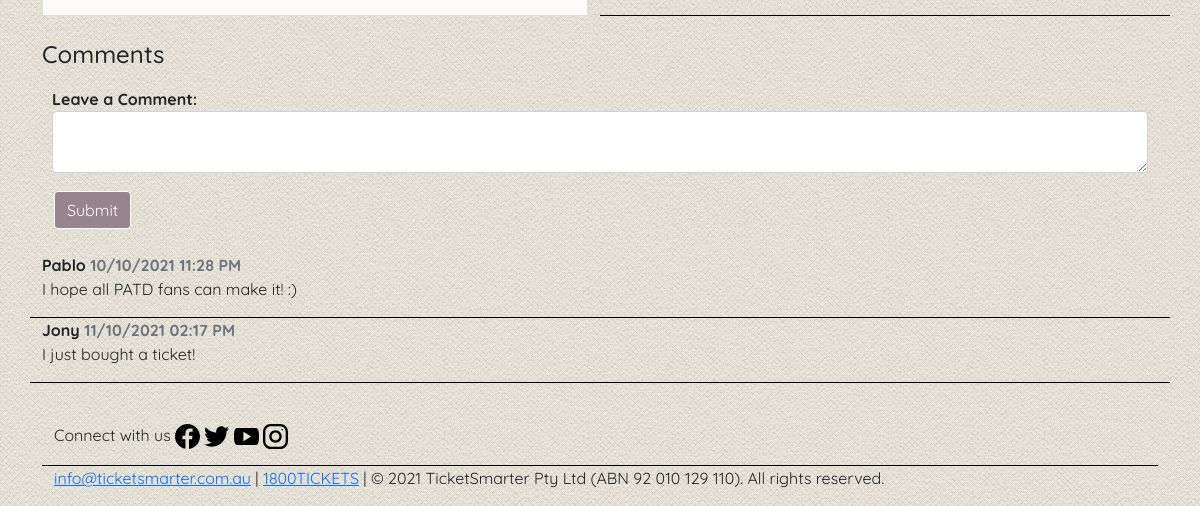
Before: /events/1 (lower part) with the older database file.
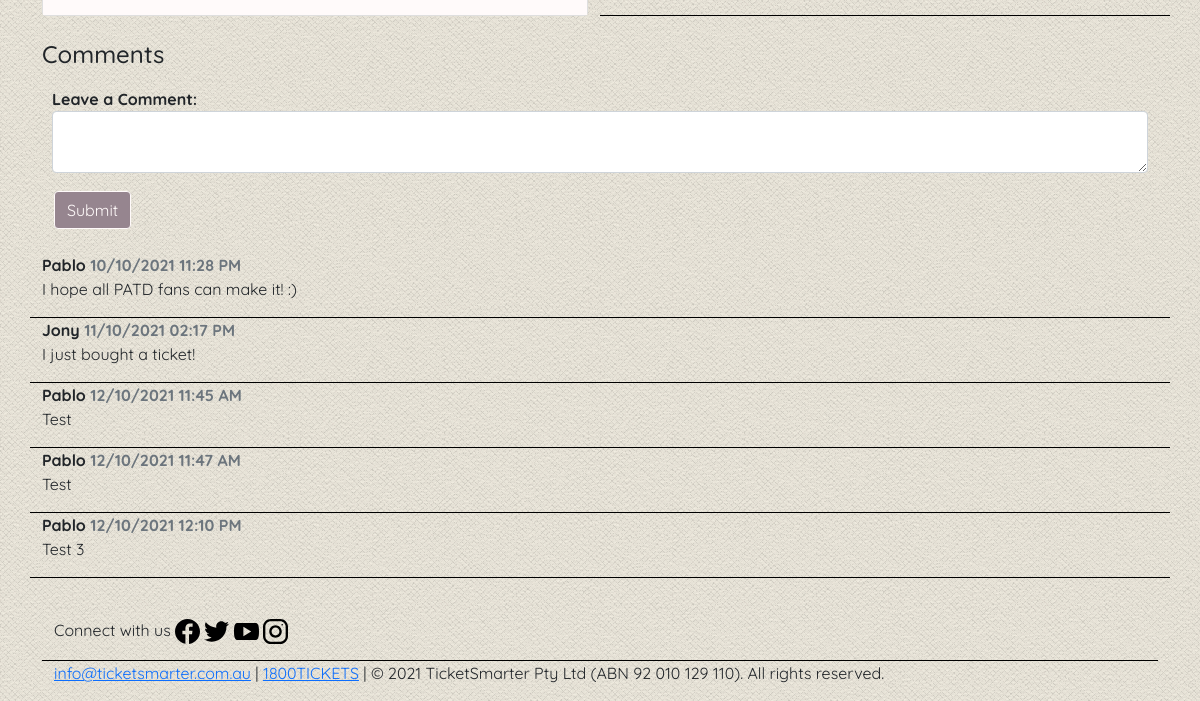
After: the same page with the newer database file.
### bookings/models.py (models this page shows, shortened)
class Comment(db.Model):
    __tablename__ = 'comments'
    id = db.Column(db.Integer, primary_key=True, nullable=False)
    text = db.Column(db.String(400), nullable=False)
    created_at = db.Column(db.DateTime, default=datetime.now(), nullable=False)
    user_id = db.Column(db.Integer, db.ForeignKey('users.id'), nullable=False)
    event_id = db.Column(db.Integer, db.ForeignKey(
        'events.id'), nullable=False)

class User(UserMixin, db.Model):
    __tablename__ = 'users'  # good practice to specify table name
    id = db.Column(db.Integer, primary_key=True, nullable=False)
    name = db.Column(db.String(100), index=True, unique=True, nullable=False)
    emailid = db.Column(db.String(100), index=True, nullable=False)
    password_hash = db.Column(db.String(255), nullable=False)
    phone = db.Column(db.String(15), nullable=False)
    address = db.Column(db.String(500), nullable=False)
    comments = db.relationship('Comment', backref='user')
    created_events = db.relationship('Event', backref='user', viewonly=True)
    created_bookings = db.relationship('Booking', backref='user')

### bookings/events.py (the view)
@eventbp.route('/<id>')
def show(id):
    event = Event.query.filter_by(id=id).first()
    comments_form = CommentForm()
    form = BookingForm()
    if form.validate_on_submit():
        return redirect(url_for('main.index'))
    if current_user.name == 'Guest':
        name = 'Guest'
    else:
        name = current_user.name
    events = Event.query.all()
    genres = EventGenre
    cities = EventCity
    return render_template('events/event_details.html', cities=cities, event=event, form=comments_form, booking_form=form, username=name, events_list=events, genres=genres)

### bookings/forms.py
class CommentForm(FlaskForm):
    text = TextAreaField('Leave a Comment:', validators=[
                         InputRequired(message="Your comment can't be blank")])
    submit = SubmitField('Submit')

class BookingForm(FlaskForm):
    tickets_required = IntegerField(
        'How many tickets would you like to book?', default='1', validators=[InputRequired()])
    submit = SubmitField('Confirm Booking')

### bookings/templates/events/event_details.html (shortened to what this page needs)
{% extends 'base.html' %}
{% import "bootstrap/wtf.html" as wtf %}
{% block content %}
<br>
<div id='page-container' class='container'>
    <br>
    <div class='row'>
        <div class='col-sm-12 col-md-6'>
            <div class='card'>
                <div class='card-body'>
                </div>
            </div>
        </div>
        <div class='col-sm-12 col-md-6 border-bottom'>
        </div>
    </div>
    <div class='row'>
        <div class='col-md-12'>
            <br>
            <h4>Comments</h4>
        </div>
    </div>
    <div class='row'>
        <div class="col">
            {{wtf.quick_form(form,"/events/{0}/comment".format(event.id))}}
        </div>
    </div>
    <br>
    <div class='row'>
        <div class='col'>
            {% for comment in event.comments %}
            <div class="row border-bottom">
                <b>{{comment.user.name}} <span class="ml-2 text-muted">{{comment.created_at.strftime('%d/%m/%Y %#I:%M
                        %p')}}</span></b>
                <p>{{comment.text}}</p>
            </div>
            {% endfor %}
        </div>
    </div>
</div>
{% endblock %}

Changed rows visible on the page:
added Comment: user.name "Pablo", created_at "12/10/2021 11:45 AM", text "Test"
added Comment: user.name "Pablo", created_at "12/10/2021 11:47 AM", text "Test"
added Comment: user.name "Pablo", created_at "12/10/2021 12:10 PM", text "Test 3"
